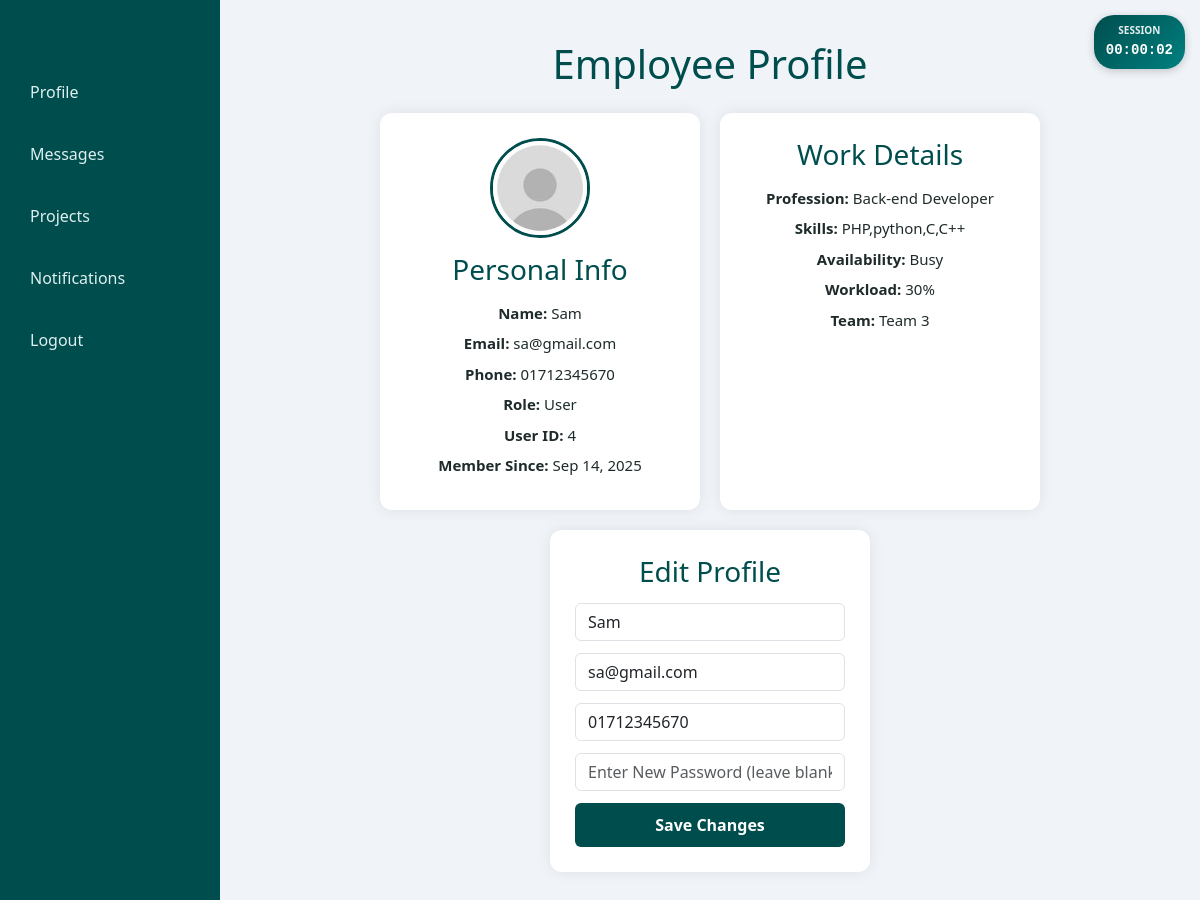
Screenshot of /codetree-ipcms/uprofile.php (signed in) with the database file from the repository.
### tables this page shows
CREATE TABLE `users` (
  `id` int(11) NOT NULL,
  `username` varchar(50) NOT NULL,
  `email` varchar(100) NOT NULL,
  `phone` varchar(20) DEFAULT NULL,
  `password` varchar(255) NOT NULL,
  `role` enum('Admin','User') DEFAULT 'User',
  `created_at` timestamp NOT NULL DEFAULT current_timestamp()
);

CREATE TABLE `team_members` (
  `id` int(11) NOT NULL,
  `name` varchar(100) NOT NULL,
  `email` varchar(100) DEFAULT NULL,
  `role` varchar(100) NOT NULL,
  `skills` text DEFAULT NULL,
  `availability` enum('Available','Busy','Part-time') DEFAULT 'Available',
  `workload` int(11) DEFAULT 0,
  `projects` text DEFAULT NULL,
  `team_id` int(11) DEFAULT NULL,
  `created_at` timestamp NOT NULL DEFAULT current_timestamp()
);

### codetree-ipcms/uprofile.php (the view, shortened to what this page needs)
<?php
require_once 'config.php';
$user_id = $_SESSION['user_id'];
$user_query = "SELECT * FROM users WHERE id = ?";
$stmt = $pdo->prepare($user_query);
$stmt->execute([$user_id]);
$user = $stmt->fetch(PDO::FETCH_ASSOC);
$team_member_query = "SELECT * FROM team_members WHERE email = ?";
$stmt = $pdo->prepare($team_member_query);
$stmt->execute([$user['email']]);
$team_member = $stmt->fetch(PDO::FETCH_ASSOC);
$phone = $user['phone'] ?? '';
$login_duration = '';
if (isset($_SESSION['login_time'])) {
    $login_time = $_SESSION['login_time'];
    $current_time = time();
    $duration_seconds = $current_time - $login_time;
    $hours = floor($duration_seconds / 3600);
    $minutes = floor(($duration_seconds % 3600) / 60);
    $seconds = $duration_seconds % 60;
    $login_duration = sprintf("%02d:%02d:%02d", $hours, $minutes, $seconds);
}
?>
<!DOCTYPE html>
<html lang="en">
<head>
<link href="https://cdn.jsdelivr.net/npm/bootstrap@5.3.0/dist/css/bootstrap.min.css" rel="stylesheet">
<link href="https://cdn.jsdelivr.net/npm/bootstrap-icons@1.10.5/font/bootstrap-icons.css" rel="stylesheet">
</head>
<body>
<nav class="sidebar" id="sidebar">
  <ul class="navlist">
    <li><a href="uprofile.php">Profile</a></li>
    <li><a href="umessages.php">Messages</a></li>
    <li><a href="uprojects.php">Projects</a></li>
    <li><a href="unotification.php">Notifications</a></li>
    <li><a href="logout.php">Logout</a></li>
  </ul>
</nav>
<div class="content">
  <div class="profile-header">
  <h1>Employee Profile</h1>
  <?php if ($login_duration): ?>
    <div class="login-duration-badge" id="loginDurationBadge">
      <span class="label">SESSION</span>
      <span class="time" id="loginTime"><?php echo $login_duration; ?></span>
    </div>
  <?php endif; ?>
</div>
  <div class="profile-info">
    <div class="profile-card">
      <img src="employee.jpg" alt="Employee Photo" class="profile-pic" onerror="this.src='https://via.placeholder.com/100?text=User'">
      <h3>Personal Info</h3>
      <p><strong>Name:</strong> <span id="displayName"><?php echo htmlspecialchars($user['username']); ?></span></p>
      <p><strong>Email:</strong> <span id="displayEmail"><?php echo htmlspecialchars($user['email']); ?></span></p>
      <p><strong>Phone:</strong> <span id="displayPhone"><?php echo htmlspecialchars($phone); ?></span></p>
      <p><strong>Role:</strong> <?php echo htmlspecialchars($user['role']); ?></p>
      <p><strong>User ID:</strong> <?php echo htmlspecialchars($user['id']); ?></p>
      <p><strong>Member Since:</strong> <?php echo date('M j, Y', strtotime($user['created_at'])); ?></p>
    </div>
    <div class="profile-card">
      <h3>Work Details</h3>
      <?php if ($team_member): ?>
        <p><strong>Profession:</strong> <?php echo htmlspecialchars($team_member['role']); ?></p>
        <p><strong>Skills:</strong> <?php echo htmlspecialchars($team_member['skills'] ?? 'Not specified'); ?></p>
        <p><strong>Availability:</strong> <?php echo htmlspecialchars($team_member['availability']); ?></p>
        <p><strong>Workload:</strong> <?php echo htmlspecialchars($team_member['workload']); ?>%</p>
        <p><strong>Team:</strong> <?php echo $team_member['team_id'] ? 'Team ' . htmlspecialchars($team_member['team_id']) : 'Not assigned'; ?></p>
      <?php else: ?>
        <p><strong>Status:</strong> User Account</p>
        <p><strong>Note:</strong> Contact admin to be added to a team</p>
      <?php endif; ?>
    </div>
    <div class="profile-card">
      <h3>Edit Profile</h3>
      <form id="editForm" method="POST" action="">
        <input type="text" class="form-control" id="name" name="name" placeholder="Enter Name" value="<?php echo htmlspecialchars($user['username']); ?>" required>
        <input type="email" class="form-control" id="email" name="email" placeholder="Enter Email" value="<?php echo htmlspecialchars($user['email']); ?>" required>
        <input type="tel" class="form-control" id="phone" name="phone" placeholder="Enter Phone" value="<?php echo htmlspecialchars($phone); ?>">
        <input type="password" class="form-control" id="password" name="password" placeholder="Enter New Password (leave blank to keep current)">
        <button type="submit" class="btn-save">Save Changes</button>
      </form>
    </div>
  </div>
</div>
</body>
</html>

### codetree-ipcms/uprofile.php (style rules this page uses)
body { font-family: 'Segoe UI', sans-serif; background-color: #f0f4f8; margin: 0; min-height: 100vh; color: #1f2b2b; display: flex; }
.sidebar { width: 220px; background-color: #004d4d; color: #fff; padding: 30px 16px; display: flex; flex-direction: column; position: fixed; top: 0; left: 0; bottom: 0; transition: transform 0.3s ease; z-index: 1000; }
.navlist { list-style: none; padding: 0; flex-grow: 1; }
.navlist li { margin-bottom: 18px; }
.navlist a { color: #dfeff0; text-decoration: none; display: block; padding: 10px 14px; border-radius: 6px; transition: 0.3s; font-size: 16px; }
.content { flex: 1; padding: 40px; margin-left: 220px; transition: margin-left 0.3s ease; width: 100%; }
h1 { color: #004d4d; margin-bottom: 25px; text-align: center; }
.profile-header { display: flex; align-items: center; justify-content: center; gap: 15px; margin-bottom: 25px; }
.profile-header h1 { margin: 0; }
.profile-info { display: flex; flex-wrap: wrap; gap: 20px; justify-content: center; }
.profile-card { background-color: #fff; padding: 25px; border-radius: 12px; box-shadow: 0 0 15px rgba(0,0,0,0.08); width: 320px; text-align: center; position: relative; }
.profile-card h3 { color: #004d4d; margin-bottom: 15px; }
.profile-card p { font-size: 15px; margin-bottom: 8px; }
.profile-pic { width: 100px; height: 100px; border-radius: 50%; object-fit: cover; margin-bottom: 15px; border: 3px solid #004d4d; }
.form-control { margin-bottom: 12px; border-radius: 6px; }
.btn-save { background-color: #004d4d; color: #fff; border: none; width: 100%; padding: 10px; border-radius: 6px; font-weight: bold; transition: 0.3s; }
.login-duration-badge { position: absolute; top: 15px; right: 15px; background: linear-gradient(135deg, #004d4d, #008080); color: white; padding: 8px 12px; border-radius: 20px; font-size: 12px; font-weight: bold; box-shadow: 0 2px 8px rgba(0,0,0,0.2); min-width: 85px; text-align: center; }
.login-duration-badge .label { display: block; font-size: 10px; opacity: 0.9; margin-bottom: 2px; }
.login-duration-badge .time { display: block; font-size: 14px; font-family: 'Courier New', monospace; }

### rows the page displays
users: username "Sam", email "sa@gmail.com", phone "01712345670", role "User", id "4", created_at "Sep 14, 2025", name "Sam"
team_members: role "Back-end Developer", skills "PHP,python,C,C++", availability "Busy", workload "30", team "3"
